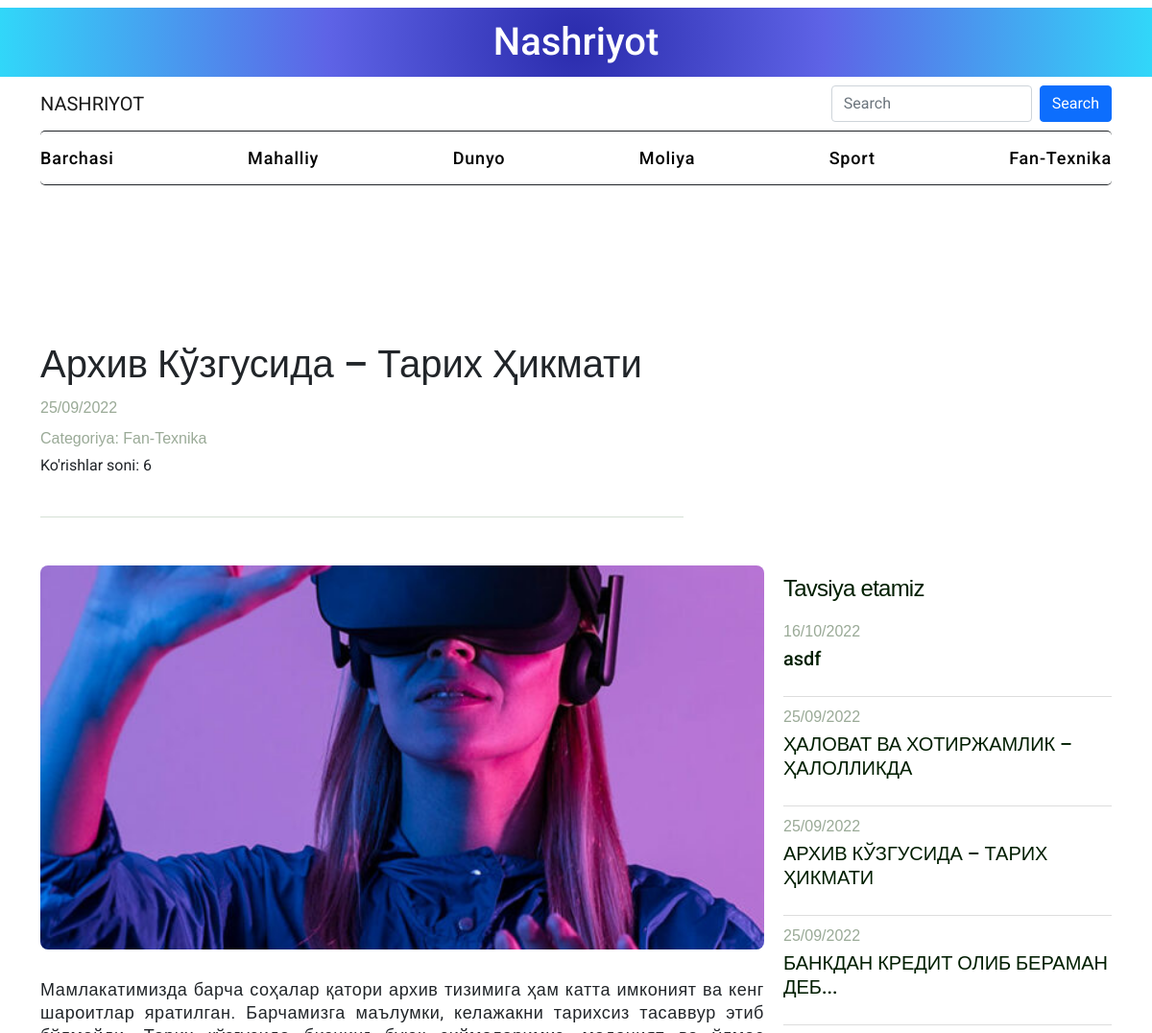
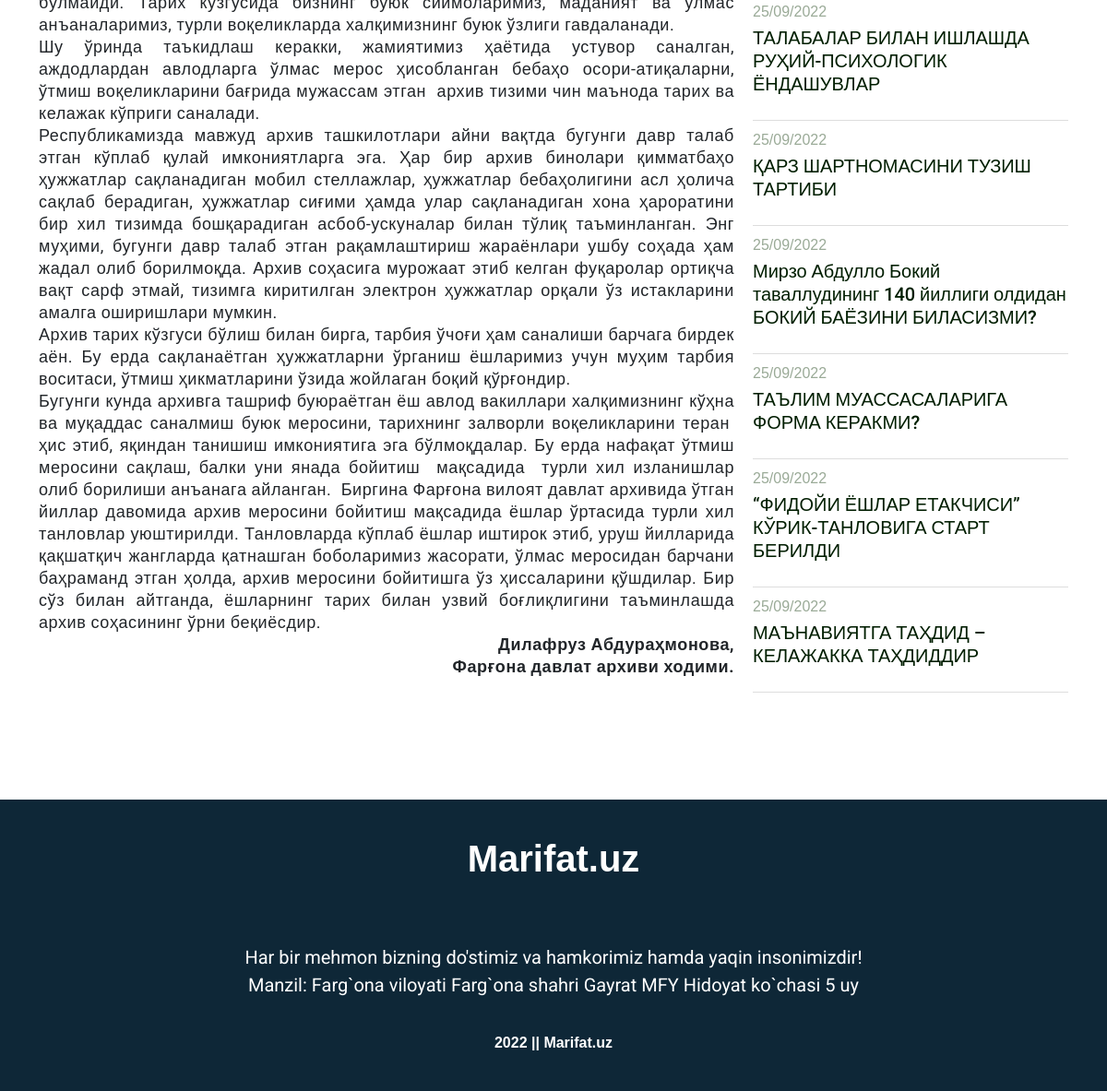
The page /article/25 on the database its author committed (2 pictures, top to bottom).
### pages/models.py (models this page shows, shortened)
class Articles(models.Model):
    categories = Const.categories
    title = models.CharField(max_length=100, verbose_name='Sarlavha:')
    image = models.ImageField()
    category = models.CharField(
        max_length=35,
        choices=categories,
        default=1
    )
    date = models.DateTimeField(auto_now_add=True)
    body = RichTextField(verbose_name='Maqola matni:')
    blog_view = models.IntegerField(default=0)
    def get_category(self):
        return dict(Articles.categories)[self.category]
    def get_date(self):
        now = self.date
        date_time = now.strftime("%d/%m/%Y")
        return date_time

### pages/views.py (the view)
# urls.py: path('article/<int:pk>', views.ArticleDetailView, name='article_detail'),
def ArticleDetailView(request, pk):
    categories = dict(Const.categories)
    object = Articles.objects.get(pk=pk)
    articles_ = Articles.objects.all().order_by('-date')[:10]
    object.blog_view=object.blog_view+1
    object.save()
    context = {'object': object,
                'articles_': articles_  ,
                'categories': categories,
              }
    return render(request, 'article_detail.html', context)

### templates/article_detail.html (shortened to what this page needs)
{% extends 'main.html' %}
{% load static %}
{% block link %}{% static 'css/article_detail.css' %}{% endblock link %}
{% block content %}
<div class="blog-detail">
    <div class="container-lg detail-area">
        <div class="section-title">
            <h1>
                {{ object.title | title }}
            </h1>
            <div class="data">
                <div>
                    <p class="bg-date">{{ object.get_date }}</p>
                </div>
                <div>
                    <p class="bg-date">Categoriya: {{ object.get_category }}</p>
                    <p>Ko'rishlar soni: {{ object.blog_view }}</p>
                </div>
            </div>
        </div>
        <div class="detail-content">
            <div class="detail-main-content">
                <div class="blog-description">
                    <div class="blog-post-photo">
                        {% if object.image %}
                        <img src="{{ object.image.url }}" alt="">
                        {% else %}
                        <img src="{% static 'images/rasm10.jpg' %}" alt="">
                        {% endif %}
                    </div>
                    <div class="blog-word">
                        <p>
                            {{ object.body | safe}}
                        </p>
                    </div>
                </div>
            </div>
                <div class="might-like">
                    <div class="title">
                        <h2 class="detail-title">
                            Tavsiya etamiz
                        </h2>
                    </div>
                    <ul class="blog-items">
                        {% for article_ in articles_ %}
                        <li class="articel-item blog-item">
                            <a href=" {% url 'article_detail' article_.pk %} ">
                                <div class="articel-content">
                                    <p class="bg-date">
                                        {{ article_.get_date }}
                                    </p>
                                    <p class="bg-title"> {{ article_.title }} </p>
                                </div>
                            </a>
                        </li>
                        {% endfor %}
                    </ul>
            </div>
        </div>
    </div>
</div>
{% endblock content %}

### static/css/main.css (style rules this page uses)
* { margin: 0; padding: 0; font-family:'Roboto', sans-serif;; }
a { text-decoration: none; }

### static/css/cate.css (style rules this page uses)
a { color: #001000; text-decoration: none; }
.bg-title { font-family: 'Roboto', sans-serif; color: #001e00; font-size: 20px; line-height: 25px; font-weight: 500; letter-spacing: -0.002em; }
.bg-date { font-style: 16px; line-height: 22px; color: #9aaa97; font-weight: 500; font-family: 'Neuemontreal', sans-serif; position: relative; bottom: 0; margin-bottom: 5px; margin-top: 10px; }

### static/css/article_detail.css (style rules this page uses)
.blog-detail .section-title { padding-top: 155px; padding-bottom: 25px; border-bottom: 1px solid #d5e0d5; width: 60%; }
.blog-post-photo { overflow: hidden; width: 100%; height: 400px; margin-bottom: 30px; border-radius: 8px; }
.blog-post-photo img { width: 100%; height: 100%; object-fit: cover; -o-object-fit: cover; border: 0; vertical-align: middle; display: inline-block; max-width: 100%; }
.blog-word { margin-top: 25px; width: 100%; margin-bottom: 25px; }
.blog-word p { font-size: 18px; line-height: 24px; letter-spacing: .6px; margin: 0 !important; }
.detail-content { display: flex; flex-direction: row; align-items: flex-start; justify-content: space-around; }
.detail-main-content { width: 170%; }
.might-like { padding-top: 54px; padding-left: 20px; }
.title h2 { margin-top: 0; margin-bottom: 15px; font-family: 'Neuemontreal', sans-serif; color: #001e00; font-size: 38px; line-height: 39px; font-weight: 400; letter-spacing: -.032em; }
.blog-items { padding: 0; }
.blog-item { list-style: none; border-bottom: 1px solid #ddd; padding-bottom: 10px; }
.detail-title { font-size: 24px !important; }

### rows shown on the page
Articles: title "Архив Кўзгусида – Тарих Ҳикмати", get_date "25/09/2022", get_category "Fan-Texnika", blog_view "6", image (picture), body "Мамлакатимизда барча соҳалар қатори архив тизимига ҳам катта имконият ва кенг шароитлар яратилган. Барчамизга маълумки, келажакни тарихсиз тасаввур этиб бўлмайди. Тарих кўзгусида бизнинг буюк сиймоларимиз, маданият ва ўлмас анъаналаримиз, турли воқеликларда халқимизнинг буюк ўзлиги гавдаланади. Шу ўринда таъкидлаш керакки, жамиятимиз ҳаётида устувор саналган, аждодлардан авлодларга ўлмас мерос ҳисобланган бебаҳо осори-атиқаларни, ўтмиш воқеликларини бағрида мужассам этган архив тизими чин маънода тарих ва келажак кўприги саналади. Республикамизда мавжуд архив ташкилотлари айни вақтда бугунги давр талаб этган кўплаб қулай имкониятларга эга. Ҳар бир архив бинолари қимматбаҳо ҳужжатлар…", title "АРХИВ КЎЗГУСИДА – ТАРИХ ҲИКМАТИ"
Articles: get_date "16/10/2022", title "asdf"
Articles: get_date "25/09/2022", title "ҲАЛОВАТ ВА ХОТИРЖАМЛИК – ҲАЛОЛЛИКДА"
Articles: get_date "25/09/2022", title "БАНКДАН КРЕДИТ ОЛИБ БЕРАМАН ДЕБ..."
Articles: get_date "25/09/2022", title "ТАЛАБАЛАР БИЛАН ИШЛАШДА РУҲИЙ-ПСИХОЛОГИК ЁНДАШУВЛАР"
Articles: get_date "25/09/2022", title "ҚАРЗ ШАРТНОМАСИНИ ТУЗИШ ТАРТИБИ"
Articles: get_date "25/09/2022", title "Мирзо Абдулло Бокий таваллудининг 140 йиллиги олдидан БОКИЙ БАЁЗИНИ БИЛАСИЗМИ?"
Articles: get_date "25/09/2022", title "ТАЪЛИМ МУАССАСАЛАРИГА ФОРМА КЕРАКМИ?"
Articles: get_date "25/09/2022", title "“ФИДОЙИ ЁШЛАР ЕТАКЧИСИ” КЎРИК-ТАНЛОВИГА СТАРТ БЕРИЛДИ"
Articles: get_date "25/09/2022", title "МАЪНАВИЯТГА ТАҲДИД – КЕЛАЖАККА ТАҲДИДДИР"

### other values the page prints
{{ value }} "Mahalliy" "Dunyo" "Moliya" "Sport" "Fan-Texnika"
